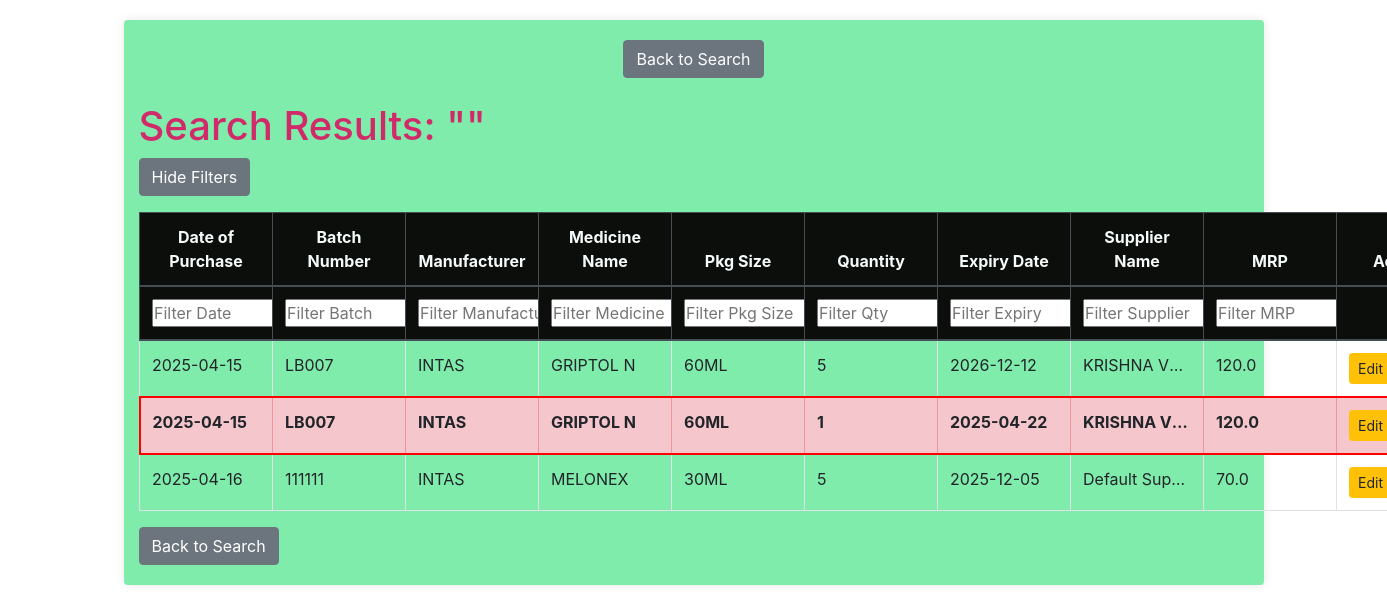
The app's page /results with its own data.
### app.py (models this page shows)
class Medicine(db.Model):
    __tablename__ = 'medicine'
    id = db.Column(db.Integer, primary_key=True)
    purchase_date = db.Column(db.Date, nullable=False)
    batch_number = db.Column(db.String(50), nullable=False)
    name = db.Column(db.String(100), nullable=False, index=True)
    manufacturer = db.Column(db.String(100), nullable=False)
    pkg_size = db.Column(db.String(50), nullable=True)
    expiry_date = db.Column(db.Date, nullable=False)
    quantity = db.Column(db.Integer, nullable=False)
    supplier_name = db.Column(db.String(100), nullable=False)
    mrp = db.Column(db.Float, nullable=False)

### app.py (the view)
@app.route('/results')
def results():
    medicines = Medicine.query.all()
    expiry_threshold = datetime.utcnow().date() + timedelta(days=7)
    return render_template('results.html', medicines=medicines, expiry_threshold=expiry_threshold)

### templates/results.html (shortened to what this page needs)
{% extends "base.html" %}
{% block content %}
<div class="text-center mb-3">
  <a href="{{ url_for('search') }}" class="btn btn-secondary">Back to Search</a>
</div>
  <h1 class="mt-4">Search Results: "{{ search_term }}"</h1>
   <button id="toggleFilters" class="btn btn-secondary mb-3">Hide Filters</button>
  <table class="table table-bordered" id="resultsTable">
    <thead class="thead-dark">
      <tr>
        <th>Date of Purchase</th>
        <th>Batch Number</th>
        <th>Manufacturer</th>
        <th>Medicine Name</th>
        <th>Pkg Size</th>
        <th>Quantity</th>
        <th>Expiry Date</th>
        <th>Supplier Name</th>
        <th>MRP</th>
        <th>Actions</th>
      </tr>
      <tr class="filter-row">
        <th><input type="text" placeholder="Filter Date"></th>
        <th><input type="text" placeholder="Filter Batch"></th>
        <th><input type="text" placeholder="Filter Manufacturer"></th>
        <th><input type="text" placeholder="Filter Medicine"></th>
        <th><input type="text" placeholder="Filter Pkg Size"></th>
        <th><input type="text" placeholder="Filter Qty"></th>
        <th><input type="text" placeholder="Filter Expiry"></th>
        <th><input type="text" placeholder="Filter Supplier"></th>
        <th><input type="text" placeholder="Filter MRP"></th>
        <th></th>
      </tr>
    </thead>
    <tbody>
      {% for medicine in medicines %}
      <tr {% if medicine.expiry_date < expiry_threshold %} class="table-danger" {% endif %}>
        <td>{{ medicine.purchase_date.strftime('%Y-%m-%d') }}</td>
        <td>{{ medicine.batch_number }}</td>
        <td>{{ medicine.manufacturer }}</td>
        <td>{{ medicine.name }}</td>
        <td>{{ medicine.pkg_size }}</td>
        <td>{{ medicine.quantity }}</td>
        <td>{{ medicine.expiry_date.strftime('%Y-%m-%d') }}</td>
        <td>{{ medicine.supplier_name }}</td>
        <td>{{ medicine.mrp }}</td>
        <td>
          <a href="{{ url_for('edit_medicine', id=medicine.id) }}" class="btn btn-sm btn-warning">Edit</a>
        </td>
      </tr>
      {% endfor %}
    </tbody>
  </table>
  <a href="{{ url_for('search') }}" class="btn btn-secondary">Back to Search</a>
{% endblock %}

### templates/base.html (shortened to what this page needs)
<!DOCTYPE html>
<html lang="en">
<head>
  <link rel="stylesheet" href="https://cdnjs.cloudflare.com/ajax/libs/font-awesome/5.15.4/css/all.min.css"
 />
  <link rel="stylesheet" href="{{ url_for('static', filename='css/style.css') }}">
  <link rel="stylesheet" href="https://stackpath.bootstrapcdn.com/bootstrap/4.5.2/css/bootstrap.min.css">
</head>
<body>
  <div class="slideshow">
  </div>
  <div class="container">
    {% block content %}
    {% endblock %}
  </div>
</body>
</html>

### static/css/style.css (style rules this page uses)
.slideshow { position: fixed; top: 0; left: 0; width: 100%; height: 100%; z-index: -1; overflow: hidden; }
* { margin: 0; padding: 0; box-sizing: border-box; }
body { background-color: #f4f4f4; font-family: Arial, sans-serif; color: #26f70a; line-height: 1.6; padding: 20px; }
.container { max-width: 1200px; margin: 0 auto; background-color: #80ecab; padding: 20px; border-radius: 4px; box-shadow: 0 0 10px rgba(0,0,0,0.1); }
h1, h2, h3 { margin-bottom: 15px; color: #d12a6a; }
h1 { font-size: 2rem; margin-bottom: 20px; }
table { width: 100%; border-collapse: collapse; margin-bottom: 20px; }
#resultsTable thead th { white-space: normal !important; word-break: break-word; max-width: none; text-align: center; background-color: #0b0e0a; color: #f5fafa; }
#resultsTable thead th:nth-child(4), #resultsTable tbody td:nth-child(4) { max-width: 300px; }
#resultsTable tbody td { white-space: nowrap; max-width: 100px; overflow: hidden; text-overflow: ellipsis; }
table th, table td { padding: 10px; border: 1px solid #c48c8f; text-align: left; }
table th { background-color: #007bff; color: #ee0887; padding: 10px; white-space: normal; word-break: break-word; }
table tr:nth-child(even) { background-color: #f9f9f9; }
.table-danger { background-color: #f8d7da !important; border: 2px solid red !important; font-weight: bold; }
.btn { padding: 6px 12px; background-color: #007bff; color: #fff; text-decoration: none; border: none; border-radius: 3px; cursor: pointer; }

### templates/results.html (style rules this page uses)
#resultsTable th, #resultsTable td { white-space: nowrap; max-width: 1px; overflow: hidden; text-overflow: ellipsis; }
#resultsTable th:nth-child(4), #resultsTable td:nth-child(4) { max-width: 50px; }
#resultsTable { table-layout: fixed; width: 120%; }

### records on screen
Medicine: purchase_date "2025-04-15", batch_number "LB007", manufacturer "INTAS", name "GRIPTOL N", pkg_size "60ML", quantity "5", expiry_date "2026-12-12", supplier_name "KRISHNA V…", mrp "120.0"
Medicine: purchase_date "2025-04-15", batch_number "LB007", manufacturer "INTAS", name "GRIPTOL N", pkg_size "60ML", quantity "1", expiry_date "2025-04-22", supplier_name "KRISHNA V…", mrp "120.0"
Medicine: purchase_date "2025-04-16", batch_number "111111", manufacturer "INTAS", name "MELONEX", pkg_size "30ML", quantity "5", expiry_date "2025-12-05", supplier_name "Default Sup…", mrp "70.0"
